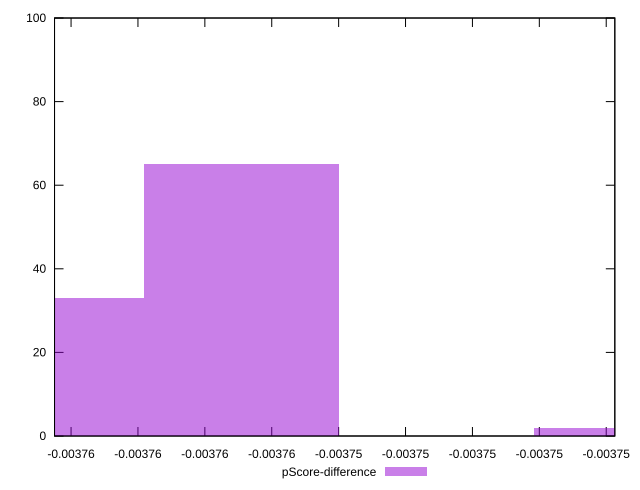

Write gnuplot code to recreate this figure.
reset

$pScoreDifference <<EOF
-0.0037452324883578817 2
-0.0037568998792873454 65
-0.0037627335747520774 33
EOF

set key outside below
set boxwidth 0.000005833695464731903
set xrange [-0.0037624940840934318:-0.00374574273262826]
set yrange [0:100]
set trange [0:100]
set style fill transparent solid 0.5 noborder
set terminal svg size 640, 490 enhanced background rgb 'white'
set output "report_00014_2021-02-09T15:56:05.503Z/uses-long-cache-ttl/samples/pages+cached/pScore-difference/histogram.svg"

plot $pScoreDifference title "pScore-difference" with boxes

reset
